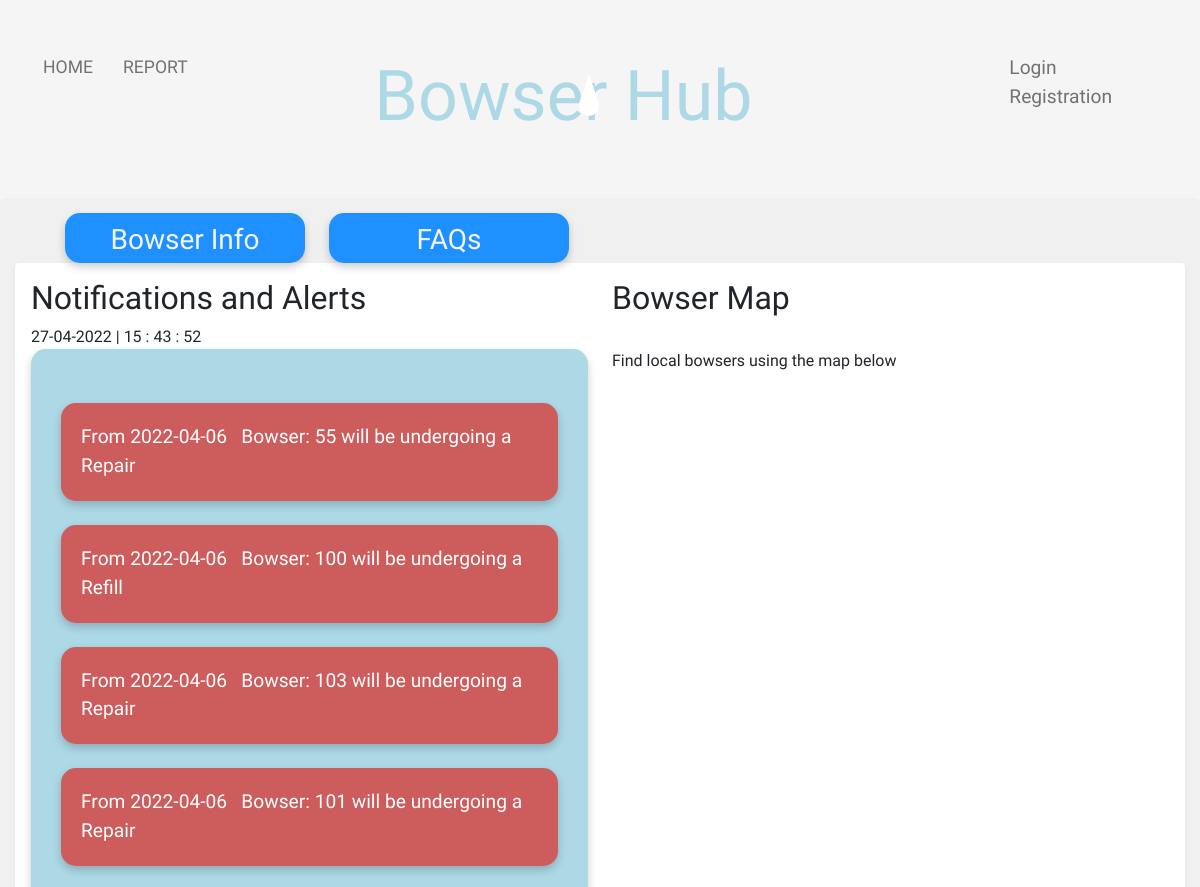
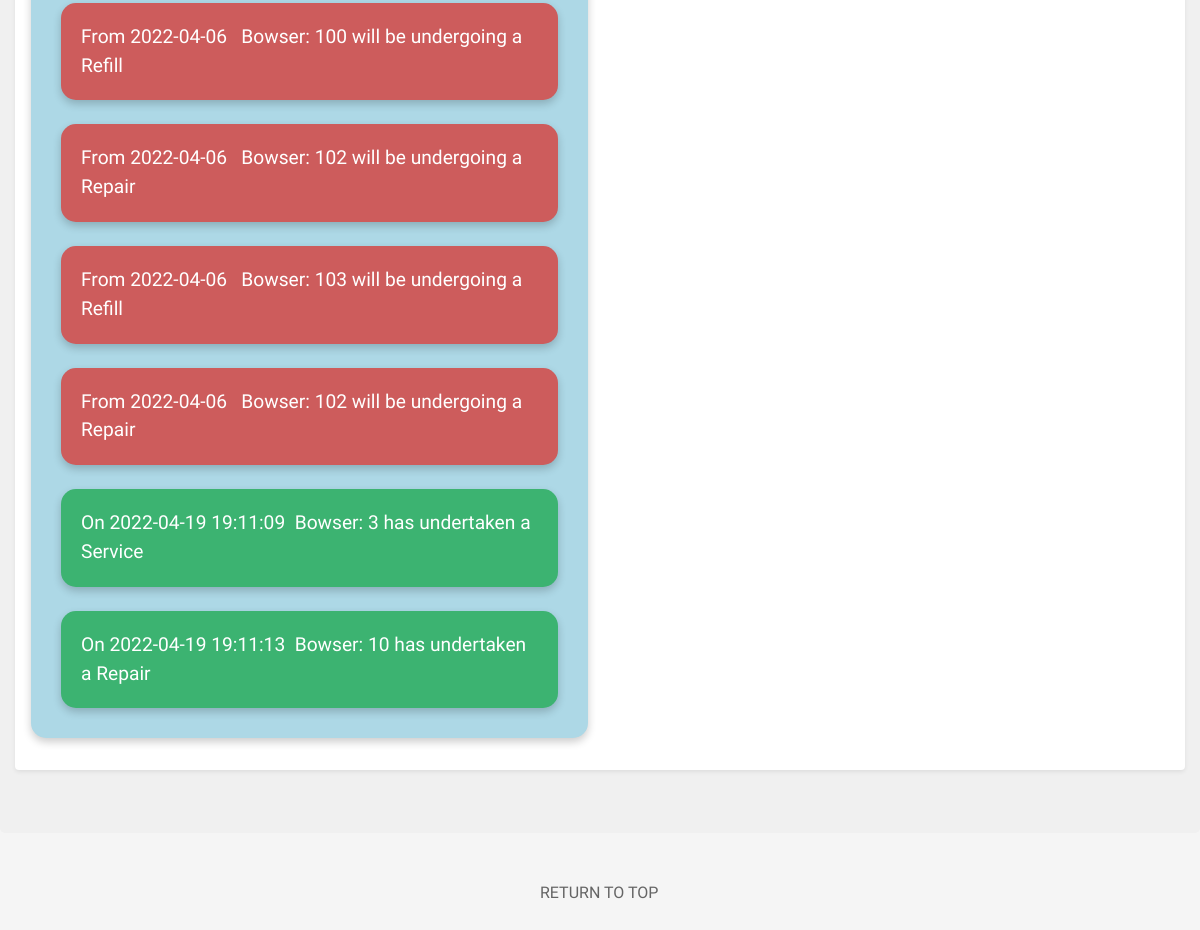
The app's page /home/index.php, older data (2 pictures, top to bottom).
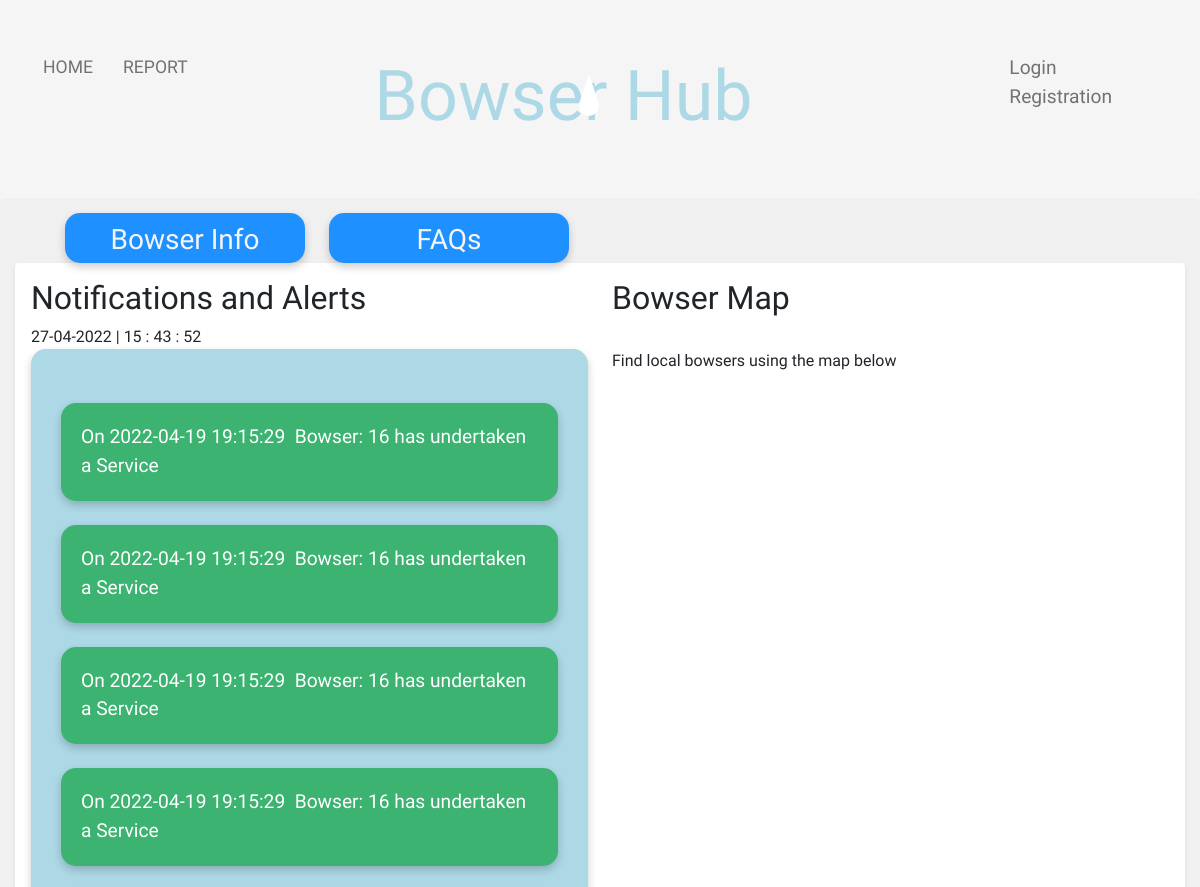
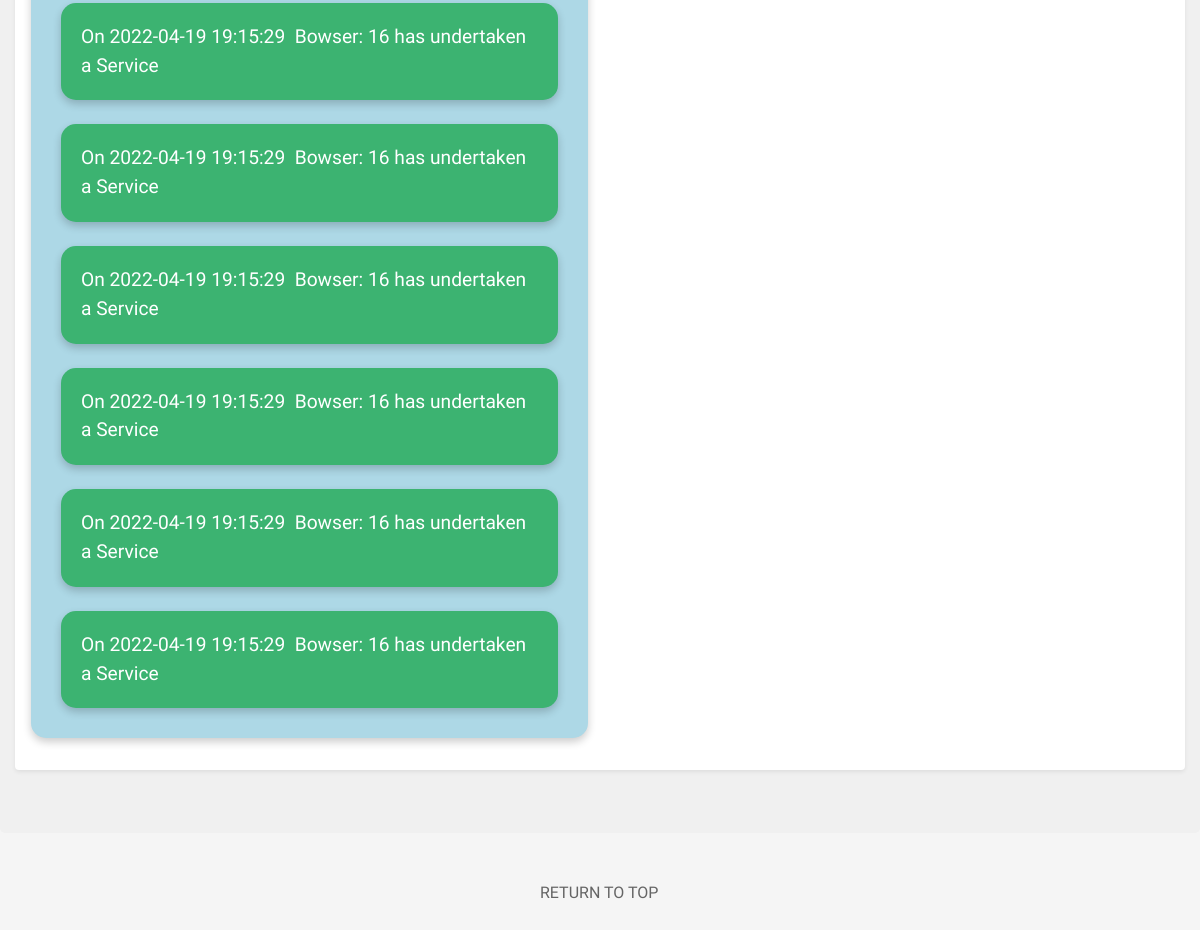
The same page, newer data (2 pictures, top to bottom).
### tables this page shows
CREATE TABLE `tbl_notifications` (
  `Notice_ID` int(11) NOT NULL,
  `Notice_Text` varchar(250) NOT NULL,
  `Area_ID` int(11) NOT NULL,
  `Date` timestamp NOT NULL DEFAULT current_timestamp() ON UPDATE current_timestamp(),
  `Type` int(4) NOT NULL
);

### home/index.php (the view, shortened to what the changed rows need)
<!doctype html>
<html lang="en">
<head>
    <link href="https://cdn.jsdelivr.net/npm/bootstrap@5.1.1/dist/css/bootstrap.min.css" rel="stylesheet">
    <link rel="stylesheet" href="../global/global.css" type="text/css">
    <link rel="stylesheet" href="home.css" type="text/css">
	<link rel="stylesheet" href="https://cdnjs.cloudflare.com/ajax/libs/jqueryui/1.12.1/jquery-ui.css" />
</head>
<body>
<div>
    <div class="middle">
        <h2 class="text-focus-in" id="navTitle">Bowser Hub</h2>
    </div>
    </div>
    <div class="upperPage">
        <div class="shadow-sm p-3 mb-5 bg-body rounded">
            <div class="row">
                    <div class="col">
                        <div>
                        <h2> Notifications and Alerts</h2><span id="clock">clock</span></div>
                        <ul class="notification-list">
                            <?php
                            $connection = OpenConnection();
                            if (isset($_SESSION['email'])) {
                                if ($userType == "Operations" OR "Maintenance")
                                $sql2 = "SELECT * FROM `tbl_notifications` ORDER BY Date DESC LIMIT 10 ";
                                if ($userType == "Customer")
                                    $sql2 = "SELECT * FROM `tbl_notifications` WHERE Area_ID = '$userLocation' ORDER BY Date DESC LIMIT 10 ";
                            } else {
                                $sql2 = "SELECT * FROM `tbl_notifications` ORDER BY Date DESC LIMIT 10 ";
                            }
                            $result2 = mysqli_query($connection, $sql2);
                            while($rows2 = mysqli_fetch_assoc($result2)) {
                                $notificationType = $rows2['Type'];
                                switch($notificationType){
                                    case 1:
                                        $notificationDiv = "notificationFault";
                                        break;
                                    case 2:
                                        $notificationDiv = "notificationFix";
                                        break;
                                }
                                $notification = $rows2['Notice_Text'];
                                echo "<br />";
                                echo "<div id='$notificationDiv'>".$notification."</div>";
                            }
                            ?>
                        </ul>
                    </div>
                    <div class="col">
                        <div class="text_area">
                            <h2>Bowser Map</h2>
                            <br />
                            <br />
                        </div>
                    </div>
            </div>
        </div>
    </div>
        <br />  <br />
        <br />  <br />
</body>
</html>

Row changes from the older to the newer data that the page shows:
no longer on this page (row unchanged): tbl_notifications: Notice_Text "From 2022-04-06 Bowser: 55 will be undergoing a Repair", Type 1 (drawn)
no longer on this page (row unchanged): tbl_notifications: Notice_Text "From 2022-04-06 Bowser: 100 will be undergoing a Refill", Type 1 (drawn)
no longer on this page (row unchanged): tbl_notifications: Notice_Text "From 2022-04-06 Bowser: 103 will be undergoing a Repair", Type 1 (drawn)
no longer on this page (row unchanged): tbl_notifications: Notice_Text "From 2022-04-06 Bowser: 101 will be undergoing a Repair", Type 1 (drawn)
no longer on this page (row unchanged): tbl_notifications: Notice_Text "From 2022-04-06 Bowser: 100 will be undergoing a Refill", Type 1 (drawn)
no longer on this page (row unchanged): tbl_notifications: Notice_Text "From 2022-04-06 Bowser: 102 will be undergoing a Repair", Type 1 (drawn)
no longer on this page (row unchanged): tbl_notifications: Notice_Text "From 2022-04-06 Bowser: 103 will be undergoing a Refill", Type 1 (drawn)
no longer on this page (row unchanged): tbl_notifications: Notice_Text "From 2022-04-06 Bowser: 102 will be undergoing a Repair", Type 1 (drawn)
no longer on this page (row unchanged): tbl_notifications: Notice_Text "On 2022-04-19 19:11:09 Bowser: 3 has undertaken a Service"
no longer on this page (row unchanged): tbl_notifications: Notice_Text "On 2022-04-19 19:11:13 Bowser: 10 has undertaken a Repair"
added tbl_notifications: Notice_Text "On 2022-04-19 19:15:29 Bowser: 16 has undertaken a Service"
added tbl_notifications: Notice_Text "On 2022-04-19 19:15:29 Bowser: 16 has undertaken a Service"
added tbl_notifications: Notice_Text "On 2022-04-19 19:15:29 Bowser: 16 has undertaken a Service"
added tbl_notifications: Notice_Text "On 2022-04-19 19:15:29 Bowser: 16 has undertaken a Service"
added tbl_notifications: Notice_Text "On 2022-04-19 19:15:29 Bowser: 16 has undertaken a Service"
added tbl_notifications: Notice_Text "On 2022-04-19 19:15:29 Bowser: 16 has undertaken a Service"
added tbl_notifications: Notice_Text "On 2022-04-19 19:15:29 Bowser: 16 has undertaken a Service"
added tbl_notifications: Notice_Text "On 2022-04-19 19:15:29 Bowser: 16 has undertaken a Service"
added tbl_notifications: Notice_Text "On 2022-04-19 19:15:29 Bowser: 16 has undertaken a Service"
added tbl_notifications: Notice_Text "On 2022-04-19 19:15:29 Bowser: 16 has undertaken a Service"
